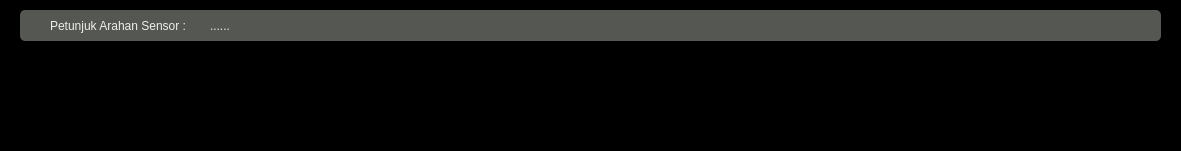
   <widget class="QFrame" name="frame_8">
    <property name="geometry">
     <rect>
      <x>10</x>
      <y>560</y>
      <width>1181</width>
      <height>151</height>
     </rect>
    </property>
    <property name="styleSheet">
     <string notr="true">background-color:rgb(0, 0, 0);
border-radius:5px
</string>
    </property>
    <property name="frameShape">
     <enum>QFrame::StyledPanel</enum>
    </property>
    <property name="frameShadow">
     <enum>QFrame::Raised</enum>
    </property>
    <widget class="Line" name="line">
     <property name="geometry">
      <rect>
       <x>20</x>
       <y>10</y>
       <width>1141</width>
       <height>31</height>
      </rect>
     </property>
     <property name="styleSheet">
      <string notr="true">background-color:rgb(85, 87, 83)</string>
     </property>
     <property name="orientation">
      <enum>Qt::Horizontal</enum>
     </property>
    </widget>
    <widget class="QLabel" name="txtSensorActionMessage_2">
     <property name="geometry">
      <rect>
       <x>50</x>
       <y>10</y>
       <width>151</width>
       <height>31</height>
      </rect>
     </property>
     <property name="styleSheet">
      <string notr="true">color:rgb(238, 238, 236);
background-color: rgba(0,0,0,0%);</string>
     </property>
     <property name="text">
      <string>Petunjuk Arahan Sensor :</string>
     </property>
     <property name="alignment">
      <set>Qt::AlignLeading|Qt::AlignLeft|Qt::AlignVCenter</set>
     </property>
    </widget>
    <widget class="QLabel" name="txtSensorActionMessage">
     <property name="geometry">
      <rect>
       <x>210</x>
       <y>10</y>
       <width>891</width>
       <height>31</height>
      </rect>
     </property>
     <property name="styleSheet">
      <string notr="true">color:rgb(238, 238, 236);
background-color: rgba(0,0,0,0%);</string>
     </property>
     <property name="text">
      <string>......</string>
     </property>
     <property name="alignment">
      <set>Qt::AlignLeading|Qt::AlignLeft|Qt::AlignVCenter</set>
     </property>
    </widget>
   </widget>
